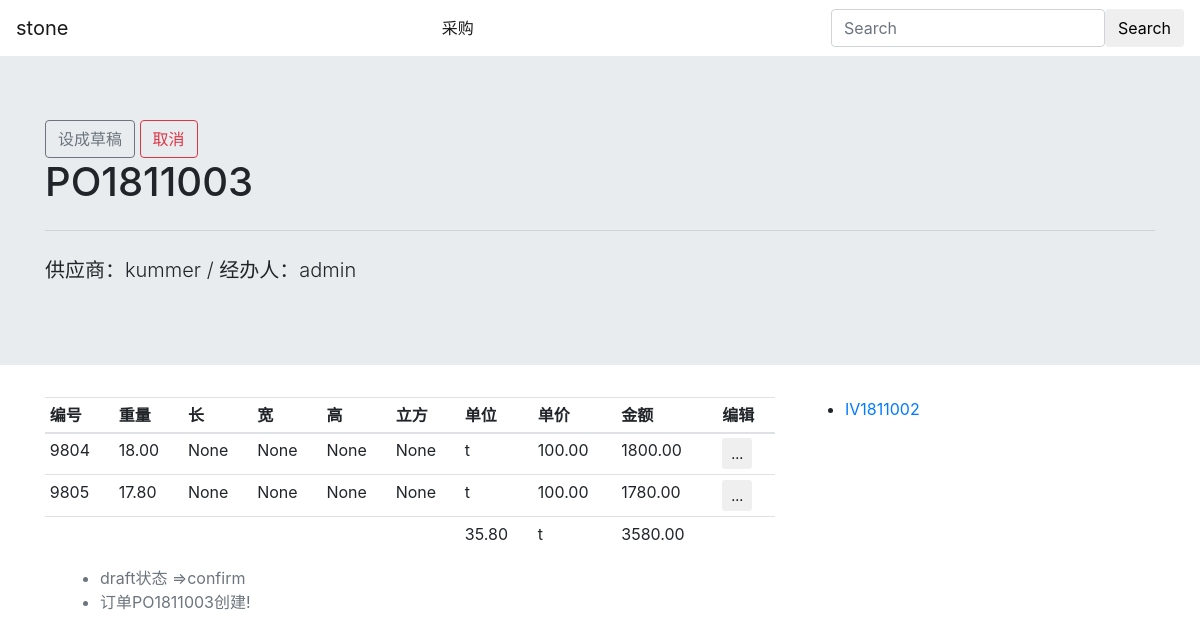
The app's page /purchase/order/3/ with its own data.
### purchase/models.py (models this page shows, shortened)
class OrderAbstract(models.Model):
    state = models.CharField('状态', choices=STATE_CHOICES, max_length=20, default='draft')
    order = OrderField(order_str=None, max_length=26, default='New', db_index=True, unique=True, verbose_name='订单号码', )
    date = models.DateField('日期')
    created = models.DateField('创建日期', auto_now_add=True)
    updated = models.DateTimeField('更新时间', auto_now=True)
    handler = models.ForeignKey(User, on_delete=models.CASCADE, verbose_name='经办人',
                                related_name='%(class)s_handler')
    entry = models.ForeignKey(User, on_delete=models.CASCADE, verbose_name='登记人',
                              related_name='%(class)s_entry')
    partner = models.ForeignKey('partner.Partner', on_delete=models.SET_NULL, null=True, blank=True,
                                verbose_name='业务伙伴')
    comments = GenericRelation('comment.Comment')
    invoices = GenericRelation('invoice.OrderInvoiceThrough')
    class Meta:
        abstract = True
        ordering = ['-created']

class PurchaseOrder(OrderAbstract):
    order = OrderField(order_str='PO', max_length=10, default='New', db_index=True, unique=True, verbose_name='订单号码', )
    currency = models.CharField('货币', choices=CURRENCY_CHOICE, max_length=10)
    uom = models.CharField('计量单位', null=False, choices=UOM_CHOICES, max_length=10)
    class Meta:
        verbose_name = '采购订单'
        ordering = ['-order']
    def get_quantity(self):
        return sum(item.get_quantity() for item in self.items.all())
    def get_amount(self):
        return sum(item.get_amount() for item in self.items.all())

class PurchaseOrderItem(models.Model):
    name = models.CharField('编号', max_length=20, unique=True)
    type = models.CharField('类型', max_length=10, default='block')
    order = models.ForeignKey('PurchaseOrder', on_delete=models.CASCADE, related_name='items', verbose_name='订单',
                              blank=True, null=True)
    product = models.ForeignKey('product.Product', on_delete=models.CASCADE, verbose_name='编号', blank=True, null=True)
    price = models.DecimalField('单价', max_digits=8, decimal_places=2)
    uom = models.CharField('计量单位', null=False, choices=UOM_CHOICES, max_length=10, default='t')
    weight = models.DecimalField('重量', max_digits=5, decimal_places=2, null=True)
    long = models.IntegerField('长', null=True, blank=True)
    width = models.IntegerField('宽', null=True, blank=True)
    height = models.IntegerField('高', null=True, blank=True)
    m3 = models.DecimalField('立方', null=True, max_digits=5, decimal_places=2, blank=True)
    entry = models.ForeignKey(User, related_name='%(class)s_entry',
                              verbose_name='登记人', on_delete=models.SET_NULL, null=True, blank=True)
    class Meta:
        verbose_name = '采购订单行'
        ordering = ['order']
    def get_quantity(self):
        return self.weight if self.uom == 't' else self.m3
    def get_amount(self):
        quantity = self.weight if self.uom == 't' else self.m3
        return Decimal('{0:.2f}'.format(quantity * self.price))

### partner/models.py (models this page shows, shortened)
class Partner(models.Model):
    name = models.CharField('名称', max_length=30, null=False, blank=False)
    is_company = models.BooleanField('公司', default=False)
    type = models.CharField('伙伴类型', choices=PARTNER_TYPE_CHOICES, max_length=20,
                            default='customer')
    phone = models.CharField('联系电话', max_length=20)
    sex = models.CharField('性别', choices=(('male', '先生'), ('female', '女士')), null=True, blank=True, max_length=10)
    province = models.ForeignKey('Province', verbose_name='省份', null=True, blank=True, on_delete=models.SET_NULL)
    city = models.ForeignKey('City', verbose_name='城市', null=True, blank=True, on_delete=models.SET_NULL)
    created = models.DateField('创建日期', auto_now_add=True)
    updated = models.DateTimeField('更新时间', auto_now=True)
    entry = models.ForeignKey(User, related_name='%(class)s_entry',
                              verbose_name='登记人', on_delete=models.SET_NULL, null=True, blank=True)
    is_activate = models.BooleanField('启用', default=True)
    class Meta:
        verbose_name = '伙伴资料'
        unique_together = ['phone', 'name']
    def __str__(self):
        if self.is_company:
            return '{}'.format(self.name)
        else:
            return '{} {}'.format(self.name, self.get_title())

### comment/models.py (models this page shows)
class Comment(models.Model):
    user = models.ForeignKey('auth.User', on_delete=models.CASCADE, verbose_name='用户')
    created = models.DateTimeField('创建时间', auto_now_add=True)
    updated = models.DateTimeField('更新时间', auto_now=True)
    comment = models.TextField('内容')
    content_type = models.ForeignKey(ContentType, on_delete=models.CASCADE)
    object_id = models.PositiveIntegerField()
    object = GenericForeignKey('content_type', 'object_id')
    class Meta:
        verbose_name = '评论信息'
        ordering = ('-created',)

### invoice/models.py (models this page shows, shortened)
class OrderInvoiceThrough(models.Model):
    content_type = models.ForeignKey(ContentType, on_delete=models.CASCADE)
    object_id = models.PositiveIntegerField()
    order = GenericForeignKey('content_type', 'object_id')
    invoice = models.ForeignKey('Invoice', on_delete=models.CASCADE, verbose_name='账单', related_name='to_order')
    class Meta:
        verbose_name = '订单与账单关系'

class Invoice(models.Model):
    state = models.CharField('状态', max_length=10, choices=STATE_CHOICES, default='draft')
    order = OrderField(order_str='IV', max_length=26, default='New', db_index=True, verbose_name='订单号码')
    created = models.DateTimeField('创建时间', auto_now_add=True)
    updated = models.DateTimeField('更新时间', auto_now=True)
    from_order = models.ManyToManyField('OrderInvoiceThrough', verbose_name='对应订单', related_name='to_invoice')
    date = models.DateField('日期')
    due_date = models.DateField('到期日', blank=True, null=True)
    partner = models.ForeignKey('partner.Partner', on_delete=models.SET_NULL, null=True, blank=True,
                                verbose_name='对方', related_name='%(class)s_partner')
    entry = models.ForeignKey('auth.User', on_delete=models.CASCADE, related_name='%(class)s_entry', verbose_name='登记')
    usage = models.CharField('款项用途', choices=USAGE_CHOICES, null=False, max_length=20, default='货款')
    type = models.CharField('支付/收款', choices=TYPE_CHOICES, null=False, max_length=2, default='-1')
    is_paid = models.BooleanField('付讫', default=False)
    comments = GenericRelation('comment.Comment')
    class Meta:
        verbose_name = '账单'
        ordering = ('-created',)
    def get_absolute_url(self):
        return reverse('invoice_detail', args=[self.id])
    def __str__(self):
        return self.order

### purchase/views.py (the view, shortened to what this page needs)
# urls.py: path('order/<pk>/', views.PurchaseOrderDetailView.as_view(), name='purchase_order_detail'),
class PurchaseOrderDetailView(StateChangeMixin, DetailView):
    model = PurchaseOrder
    template_name = 'purchase/order/detail.html'
    def get_context_data(self, **kwargs):
        items = self.object.items.all()
        comments = self.object.comments.all()
        return super(PurchaseOrderDetailView, self).get_context_data(**kwargs)

### purchase/forms.py
class StateForm(forms.Form):
    state = forms.BooleanField(widget=forms.HiddenInput)

### purchase/views.py (called while the page is built)
    def get_btn_visible(self, state):
        return {s: s != state for s in ('draft', 'confirm', 'cancel')}

    def get_context_data(self, **kwargs):
        state_form = StateForm()
        state = self.object.state
        kwargs.update({'state_form': state_form,
                       'btn_visible': self.get_btn_visible(state)})
        return super(StateChangeMixin, self).get_context_data(**kwargs)

### purchase/templates/purchase/order/detail.html (shortened to what this page needs)
{% extends "base.html" %}
{% load crispy_forms_tags %}
{% block banner-title %}{{ object.order }}{% endblock %}
{% block bnaner-content %}
    供应商：{{ object.partner }} / 经办人：{{ object.handler }}
{% endblock %}
{% block btn %}
    {% if state_form %}
        <form action="" method="post">
            {% if btn_visible.draft %}
                <input type="submit" class="btn btn-outline-secondary" value="设成草稿" name="draft">
            {% endif %}
            {% if btn_visible.cancel %}
                <input type="submit" class="btn btn-outline-danger" value="取消" name="cancel">
            {% endif %}
        </form>
    {% endif %}
{% endblock %}
{% block content %}
    <table class="table table-sm">
        <thead>
        <tr>
            <th>编号</th>
            <th>重量</th>
            <th>长</th>
            <th>宽</th>
            <th>高</th>
            <th>立方</th>
            <th>单位</th>
            <th>单价</th>
            <th>金额</th>
            <th>编辑</th>
        </tr>
        </thead>
        <tbody>
        {% for object in object.items.all %}
            <tr id="block_list_tr">
                <td>{{ object.name }}</td>
                <td>{{ object.weight }}</td>
                <td>{{ object.long }}</td>
                <td>{{ object.width }}</td>
                <td>{{ object.height }}</td>
                <td>{{ object.m3 }}</td>
                <td>{{ object.uom }}</td>
                <td>{{ object.price }}</td>
                <td>{{ object.get_amount }}</td>
                <td>
                    <div class="dropdown">
                        <button type="button" class="btn btn-sm " data-toggle="dropdown"
                                aria-haspopup="true" aria-expanded="false">
                            ...
                        </button>
                    </div>
                </td>
            </tr>
        {% endfor %}
        </tbody>
        <tfoot>
        <tr>
            <td></td>
            <td></td>
            <td></td>
            <td></td>
            <td></td>
            <td></td>
            <td>{{ object.get_quantity }}</td>
            <td>{{ object.uom }}</td>
            <td>{{ object.get_amount }}</td>
            <td></td>
        </tr>
        </tfoot>
    </table>
{% endblock %}
{% block siderbar %}
    <ul class="list_group">
    {% for invoice in object.invoices.all %}
        <li class="list_group_item"><a href="{{ invoice.invoice.get_absolute_url }}">{{ invoice.invoice }}</a></li>
    {% endfor %}
    </ul>
{% endblock %}

### templates/comment.html
{% if object %}
    <div class="album text-muted">
    <div class="container">
        <ul>
            {% for comment in object.comments.all %}
            <li>{{ comment.comment }}</li>
            {% endfor %}
        </ul>
    </div>
    </div>
{% endif %}

### records on screen
PurchaseOrder: order "PO1811003", partner "kummer", handler "admin", get_quantity "35.80", uom "t", get_amount "3580.00"
PurchaseOrderItem: name "9804", weight "18.00", long "None", width "None", height "None", m3 "None", uom "t", price "100.00", get_amount "1800.00"
PurchaseOrderItem: name "9805", weight "17.80", long "None", width "None", height "None", m3 "None", uom "t", price "100.00", get_amount "1780.00"
Comment: comment "draft状态 =>confirm"
Comment: comment "订单PO1811003创建!"
OrderInvoiceThrough: invoice "IV1811002"
